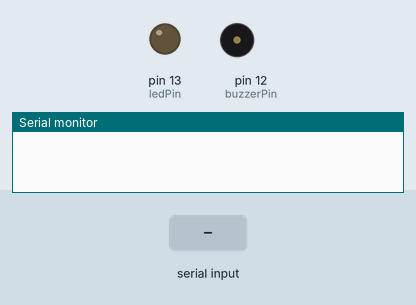
Recording of a sketch running on a simulated Arduino Uno, built with avr-gcc and run on an emulated ATmega328P. Shown: output pins drawn as LEDs (lit = HIGH), buzzer (waves = sounding), the last lines printed to the serial monitor. The test bench sets the inputs (shaded band).

Above: at 1.2 s.
1.3 s: "A" received over Serial
At 2.5 s:
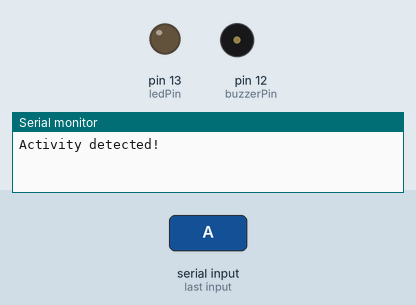
2.9 s: "B" received over Serial
At 3.6 s:
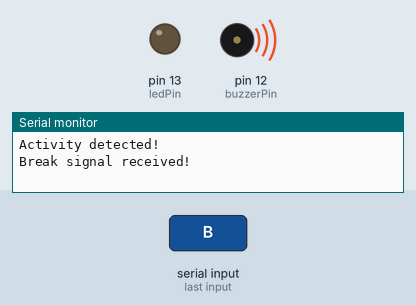
Timing chart, 0 to 5.9 s (numbered marks = the images above; inputs shaded):
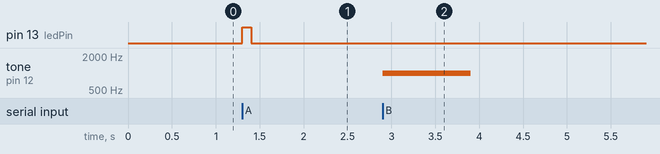

The sketch:

ActiveBreaks-A-B-K.ino
```cpp
//This is tested inside the Arduino IDE using the serial monitor

// Pin definitions
const int ledPin = 13;      // Pin for LED (change as needed)
const int buzzerPin = 12;    // Pin for Buzzer (change as needed)

// Initialize the LED and Buzzer
void setup() {
    Serial.begin(9600);       // Start serial communication at 9600 baud rate
    pinMode(ledPin, OUTPUT);  // Set the LED pin as output
    pinMode(buzzerPin, OUTPUT); // Set the Buzzer pin as output
}

// Main loop
void loop() {
    if (Serial.available() > 0) {  // Check if data is available
        char receivedChar = Serial.read();  // Read the incoming character

        // Respond based on the received character
        switch (receivedChar) {
            case 'A':
                // Activity detected: turn on the LED
                Serial.println("Activity detected!");
                digitalWrite(ledPin, HIGH);  // Turn on LED
                delay(100);                   // Keep it on for 100 ms
                digitalWrite(ledPin, LOW);   // Turn off LED
                break;

            case 'K':
                // Keyboard activity detected
                Serial.println("Keyboard activity detected!");
                // Additional action for keyboard activity can be added here
                break;

            case 'B':
                // Break signal: activate buzzer
                Serial.println("Break signal received!");
                tone(buzzerPin, 1000); // Send a tone to the buzzer at 1000 Hz
                delay(1000);            // Keep the buzzer on for 1 second
                noTone(buzzerPin);      // Turn off the buzzer
                break;

            default:
                Serial.println("Unknown command received.");
                break;
        }
    }
}
```

Measured:
- after the input at 1.3 s, pin 13 (ledPin): LOW → HIGH at once, → LOW 0.10 s later
- after the input at 2.9 s, tone on pin 12 (buzzerPin): silent → 1000 Hz at once, → silent 1.0 s later
